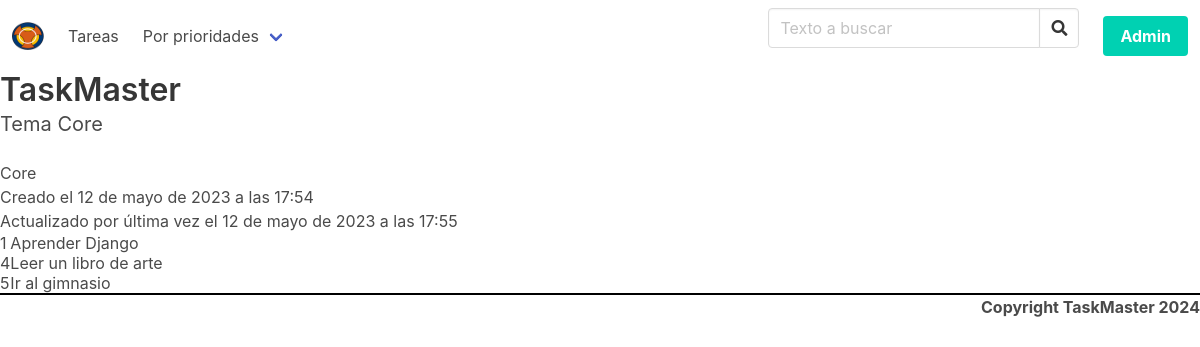
Screenshot of /temas/1/ with the database file from the repository.
### tasks/models.py (models this page shows, shortened)
class Subject(models.Model):
    class Meta:
        verbose_name = "Asignatura"
        verbose_name_plural = "Asignaturas"
    id = models.AutoField(primary_key=True)
    name = models.CharField(
        verbose_name="Nombre de la asignatura",
        max_length=120,
        unique=True,
    )
    created = models.DateTimeField(auto_now_add=True)
    updated = models.DateTimeField(auto_now=True)

class Task(models.Model):
    class Meta:
        verbose_name = "Tarea"
        verbose_name_plural = "Tareas"
    title = models.CharField(
        verbose_name="título",
        max_length=250,
        unique=True,
    )
    subject = models.ForeignKey(
        Subject,
        verbose_name="Asignatura",
        on_delete=models.PROTECT,
        related_name="tasks",
        default=1,
    )
    due_date = models.DateField(
        "Fecha de entrega",
        null=True,
        blank=True,
        default=None,
        validators=[
            date_in_future,
        ],
    )
    urgent = models.BooleanField(
        "Urgente",
        default=False,
    )
    priority = models.CharField(
        "Prioridad",
        max_length=1,
        choices=PRIORITIES,
        default="N",
    )
    created = models.DateTimeField(auto_now_add=True)
    updated = models.DateTimeField(auto_now=True)

### tasks/views.py (the view)
# urls.py: path("temas/<int:pk>/", views.subject_detail),
def subject_detail(request, pk):
    subject = Subject.objects.get(pk=pk)
    return render(
        request,
        "tasks/subject_detail.html",
        {
            "title": f"Tema {subject.name}",
            "subject": subject,
        },
    )

### tasks/templates/tasks/subject_detail.html
{% extends 'tasks/base.html' %}
{% block content %}
<h2> {{ subject.name }} </h2>
<p>Creado el {{ subject.created }}</p>
<p>Actualizado por última vez el {{ subject.updated }}</p>
<table>
    {% for task in subject.tasks.all %}<tr>
        <td>{{ task.id }}</td>
        <td>{{ task.title }}</td>
    </tr>{% endfor %}
</table>
{% endblock content %}

### rows the page displays
Subject: name "Core", created "12 de mayo de 2023 a las 17:54", updated "12 de mayo de 2023 a las 17:55"
Task: id "1", title "Aprender Django"
Task: id "4", title "Leer un libro de arte"
Task: id "5", title "Ir al gimnasio"

### other values shown
{{ title }} "Tema Core"
